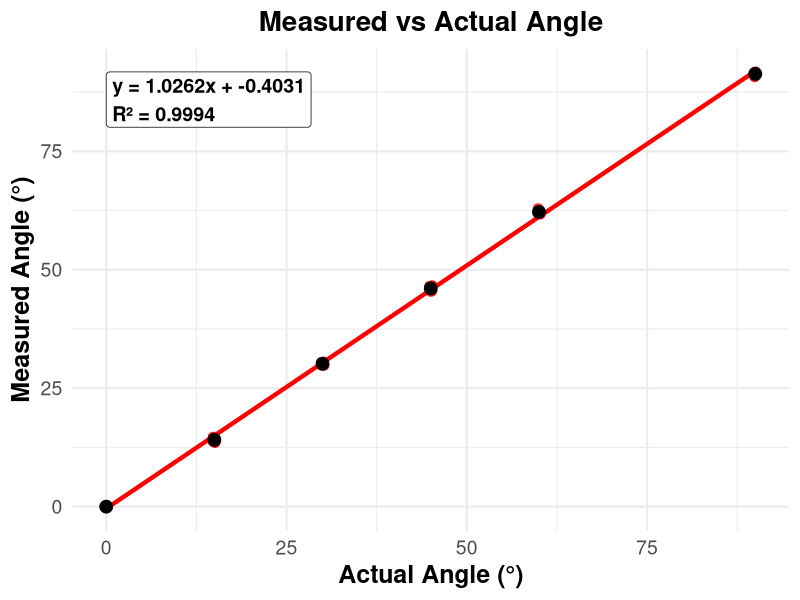

Recreate this plot in R.

#Trials
zero<- c(0.0000002, 0.0001, 0.0)
fifteen<- c(13.650, 13.787, 14.220)
thirty<- c(30.505, 29.993, 29.887)
fourty_five<- c(46.030, 46.607, 46.599)
sixty<- c(62.210, 62.442, 61.911)
ninety<- c(91.131, 91.701, 91.176)


zero_1<- c(0.0000002, 0.0001, 0.0)
fifteen_1<- c(14.392, 14.286, 14.682)
thirty_1<- c(30.018, 30.022, 30.453)
fourty_five_1<- c(45.647, 45.401, 45.902)
sixty_1<- c(62.925, 62.530, 62.065)
ninety_1<- c(91.533, 91.765, 91.476)


zero_2<- c(0.0000002, 0.0001, 0.0)
fifteen_2<- c(13.508, 13.791, 14.560)
thirty_2<- c(30.533, 29.818, 30.159)
fourty_five_2<- c(45.585, 46.328, 46.496)
sixty_2<- c(61.843, 62.219, 61.742)
ninety_2<- c(90.940, 91.609, 90.715)


zero_mean<- mean(zero)
fifteen_mean<- mean(fifteen)
thirty_mean<- mean(thirty)
fourty_five_mean<- mean(fourty_five)
sixty_mean<- mean(sixty)
ninety_mean<- mean(ninety)


zero_1_mean<- mean(zero_1)
fifteen_1_mean<- mean(fifteen_1)
thirty_1_mean<- mean(thirty_1)
fourty_five_1_mean<- mean(fourty_five_1)
sixty_1_mean<- mean(sixty_1)
ninety_1_mean<- mean(ninety_1)


zero_2_mean<- mean(zero_2)
fifteen_2_mean<- mean(fifteen_2)
thirty_2_mean<- mean(thirty_2)
fourty_five_2_mean<- mean(fourty_five_2)
sixty_2_mean<- mean(sixty_2)
ninety_2_mean<- mean(ninety_2)


zero_sd<- sd(zero)
fifteen_sd<- sd(fifteen)
thirty_sd<- sd(thirty)
fourty_five_sd<- sd(fourty_five)
sixty_sd<- sd(sixty)
ninety_sd<- sd(ninety)


zero_1_sd<- sd(zero_1)
fiften_1_sd<- sd(fifteen_1)
thirty_1_sd<- sd(thirty_1)
fourty_five_1_sd<- sd(fourty_five_1)
sixty_1_sd<- sd(sixty_1)
ninety_1_sd<- sd(ninety_1)


zero_2_sd<- sd(zero_2)
fifteen_2_sd<- sd(fifteen_2)
thirty_2_sd<- sd(thirty_2)
fourty_five_2_sd<- sd(fourty_five_2)
sixty_2_sd<- sd(sixty_2)
ninety_2_sd<- sd(ninety_2)

#Total Data
o0<- c(zero_mean, zero_1_mean, zero_2_mean)
o15<- c(fifteen_mean, fifteen_1_mean, fifteen_2_mean)
o30<- c(thirty_mean, thirty_1_mean, thirty_2_mean)
o45<- c(fourty_five_mean, fourty_five_1_mean, fourty_five_2_mean)
o60<- c(sixty_mean, sixty_1_mean, sixty_2_mean)
o90<- c(ninety_mean, ninety_1_mean, ninety_2_mean)

angles<- c(0, 15, 30, 45, 60, 90)
angles_total<- rep(angles, each= 3) 
angles_measured<- c(o0, o15, o30, o45, o60, o90)

#Putting them into a data frame
v<- data.frame(rbind(o0, o15, o30, o45, o60, o90))
colnames(v)<- c("Trial #1", "Trial #2", "Trial #3")
rownames(v)<- c("0-deg", "15-deg", "30-deg", "45-deg", "60-deg", "90-deg")


#Statistical Analysis
v$mean<- rowMeans(v[, 1:3]) #mean
v$sd<- apply(v[, 1:3], 1, sd) #standard deviation
v$std_err<- v$sd/ sqrt(3) #standard error
v$per_err<- abs((v$mean- angles)/ angles) #percent error


linear_fit<- lm(angles_measured ~ angles_total) #get the linear fit
summarizing<- summary(linear_fit)

library(ggplot2)
library(dplyr)

# -------------------------
# RAW TRIAL SETS
# -------------------------

set0  <- list(c(0.0000002, 0.0001, 0.0),
              c(0.0000002, 0.0001, 0.0),
              c(0.0000002, 0.0001, 0.0))

set15 <- list(c(13.650, 13.787, 14.220),
              c(14.392, 14.286, 14.682),
              c(13.508, 13.791, 14.560))

set30 <- list(c(30.505, 29.993, 29.887),
              c(30.018, 30.022, 30.453),
              c(30.533, 29.818, 30.159))

set45 <- list(c(46.030, 46.607, 46.599),
              c(45.647, 45.401, 45.902),
              c(45.585, 46.328, 46.496))

set60 <- list(c(62.210, 62.442, 61.911),
              c(62.925, 62.530, 62.065),
              c(61.843, 62.219, 61.742))

set90 <- list(c(91.131, 91.701, 91.176),
              c(91.533, 91.765, 91.476),
              c(90.940, 91.609, 90.715))

all_sets <- list(set0, set15, set30, set45, set60, set90)
angles   <- c(0, 15, 30, 45, 60, 90)

# ----------------------------------------
# Build full raw dataframe of all readings
# ----------------------------------------

angles_measured <- unlist(all_sets)
angles_total    <- rep(angles, each=9)  # 3 trials × 3 repeats = 9

df <- data.frame(
  Actual   = angles_total,
  Measured = angles_measured
)

# ----------------------------------------
# Summary statistics (mean & SD per angle)
# ----------------------------------------

summary_df <- df %>%
  group_by(Actual) %>%
  summarise(
    Mean = mean(Measured),
    SD   = sd(Measured)
  )

# ----------------------------------------
# Regression
# ----------------------------------------

linear_fit <- lm(Measured ~ Actual, data=df)
coef_vals  <- coef(linear_fit)

slope  <- round(coef_vals[2], 4)
interc <- round(coef_vals[1], 4)
r2     <- round(summary(linear_fit)$r.squared, 4)

eq_label <- paste0("y = ", slope, "x + ", interc)
r2_label <- paste0("R² = ", r2)

# ----------------------------------------
# FINAL PLOT
# ----------------------------------------
library(ggplot2)
library(ggplot2)

ggplot() +
  
  # Raw data points (red)
  geom_jitter(data=df, aes(x=Actual, y=Measured),
              width=0.2, height=0, color="#FF0000", size=3, alpha=0.7) +
  
  # Linear fit (red line)
  geom_smooth(data=df,
              aes(x=Actual, y=Measured),
              method="lm", se=FALSE,
              color="#FF0000", size=1.5) +
  
  # Mean points (black) with error bars
  geom_point(data=summary_df,
             aes(x=Actual, y=Mean),
             color="black", size=4) +
  geom_errorbar(data=summary_df,
                aes(x=Actual, ymin=Mean-SD, ymax=Mean+SD),
                width=0.3, color="black", size=1.2) +
  
  # Annotation for equation and R²
  annotate("label",
           x = min(df$Actual), 
           y = max(df$Measured),
           label = paste0(eq_label, "\n", r2_label),
           hjust = 0, vjust = 1,
           size = 5, fontface="bold", fill="white", color="black") +
  
  # Labels with degree symbol
  labs(title="Measured vs Actual Angle",
       x="Actual Angle (\u00B0)",
       y="Measured Angle (\u00B0)") +
  
  # Poster-ready theme
  theme_minimal(base_size = 16) +
  theme(
    plot.title = element_text(size=20, face="bold", hjust=0.5),
    axis.title = element_text(size=18, face="bold"),
    axis.text = element_text(size=14)
  )
